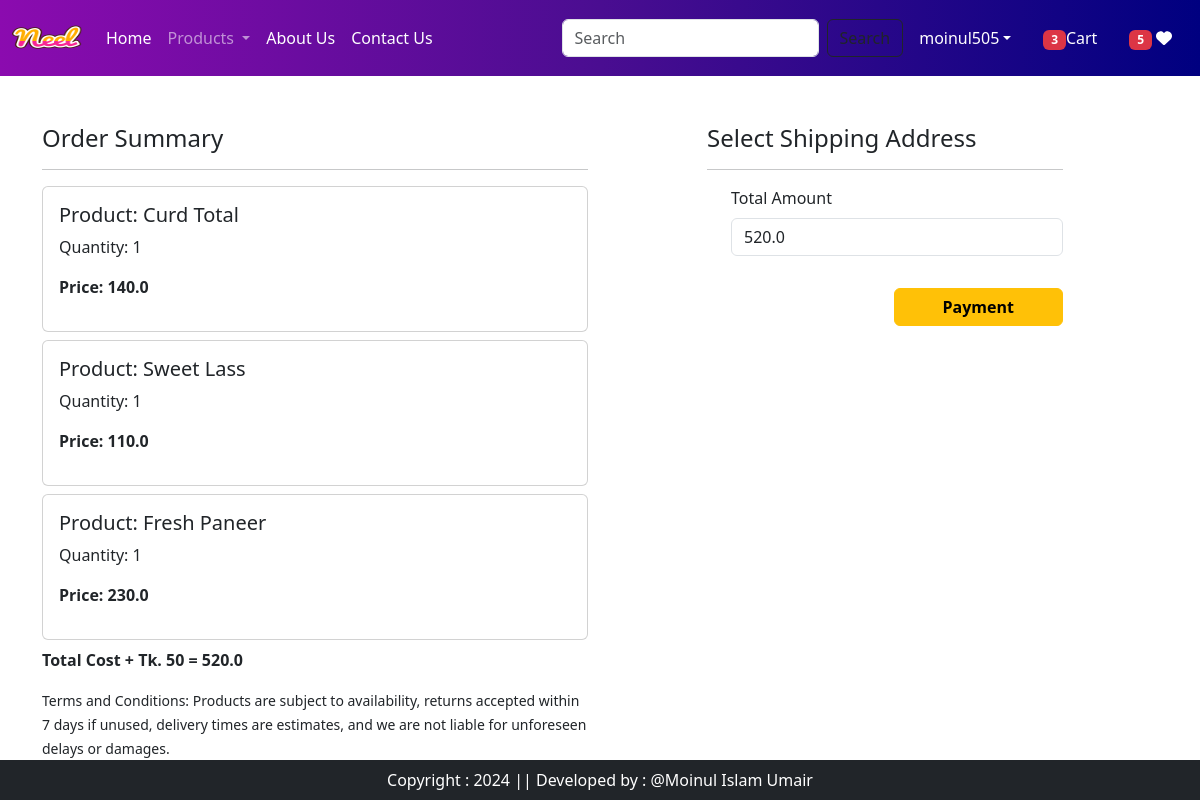
The page /checkout/ (signed in) on the database its author committed.
### app/models.py (models this page shows, shortened)
class Cart(models.Model):
    user = models.ForeignKey(User, on_delete=models.CASCADE)
    product = models.ForeignKey(Product, on_delete=models.CASCADE)
    quantity = models.PositiveIntegerField(default=1)

class Product(models.Model):
    title = models.CharField(max_length=100)
    selling_price = models.FloatField()
    discount_price = models.FloatField()
    description = models.TextField()
    composition = models.TextField(default='')
    prodapp = models.TextField(default='')
    category = models.CharField(choices=CATEGORY_CHOICES,max_length=2)
    product_image = models.ImageField(upload_to='product')

### app/views.py (the view)
# urls.py: path('checkout/',views.checkout.as_view(),name='checkout'),
class checkout(LoginRequiredMixin, View):
    def get(self, request):
        totalitem = 0
        wishitem = 0
        if request.user.is_authenticated:
            totalitem = len(Cart.objects.filter(user=request.user))
            wishitem = len(Wishlist.objects.filter(user=request.user))
        user = request.user
        add = Customer.objects.filter(user=user)
        cart_items = Cart.objects.filter(user=user)
        famount = 0
        for p in cart_items:
            value = p.quantity * p.product.discount_price
            famount += value
        totalamount = famount + 40
        return render(request, 'app/checkout.html',locals())

### app/templates/app/checkout.html (shortened to what this page needs)
{% extends 'app/base.html' %}
{% load static %}
{% block main-content %}
<div class="container">
  <div class="row mt-5">
    <div class="col-sm-6">
      <h4>Order Summary</h4>
      <hr>
      {% for item in cart_items %}
        <div class="card mb-2">
          <div class="card-body">
            <h5>Product: {{ item.product.title }}</h5>
            <p>Quantity: {{ item.quantity }}</p>
            <p class="fw-bold">Price: {{ item.product.discount_price }}</p>
          </div>
        </div>
      {% endfor %}
      <p class="fw-bold">Total Cost + Tk. 50 = {{ totalamount }}</p>
      <small>
          Terms and Conditions: Products are subject to availability, returns accepted within 7 days if unused, delivery times are estimates, and we are not liable for unforeseen delays or damages.
      </small>
    </div>
    <div class="col-sm-4 offset-sm-1">
      <h4>Select Shipping Address</h4>
      <hr>
      <form method="post" id="myform">
        <div class="form-check mb-3">
          <label for="totamount" class="form-label">Total Amount</label>
          <input type="number" class="form-control" name="totamount" value={{ totalamount }} readonly>
        </div>
        <div class="text-end">
          <button id="rzp-button1" type="submit" class="btn btn-warning mb-5 mt-3 px-5 fw-bold">Payment</button>
        </div>
      </form>
    </div>
  </div>
</div>
{% endblock main-content %}

### app/templates/app/base.html (shortened to what this page needs)
<!DOCTYPE html>
{% load static %}
<html lang="en">
<head>
    <link href="https://cdn.jsdelivr.net/npm/bootstrap@5.3.3/dist/css/bootstrap.min.css" rel="stylesheet">
    <link rel="stylesheet" href={% static "app/css/owl.carousel.min.css" %}>
    <link rel="stylesheet" href={% static "app/css/all.min.css" %}>
    <link rel="stylesheet" href={% static "app/css/style.css" %}>
</head>
<body>
  <nav class="navbar navbar-expand-lg navbar-dark navbar-custom">
        <div class="container-fluid">
          <a class="navbar-brand" href="#">
            <img src="{% static "app/images/Neel.png" %}" width="70" height="50" alt="">
          </a>
          <div class="collapse navbar-collapse" id="navbarSupportedContent">
            <ul class="navbar-nav me-auto mb-2 mb-lg-0">
              <li class="nav-item">
                <a class="nav-link active" aria-current="page" href="/">Home</a>
              </li>
              <li class="nav-item dropdown">
                <a class="nav-link dropdown-toggle" href="#" role="button" data-bs-toggle="dropdown" aria-expanded="false">
                  Products
                 </a>
              </li>
              <li class="nav-item">
                <a class="nav-link text-white" href="{% url "about" %}">About Us</a>
              </li>
              <li class="nav-item">
                <a class="nav-link text-white" href="{% url "contact" %}">Contact Us</a>
              </li>
              {% if request.user.is_authenticated %}
            </ul>
            <form class="d-flex" role="search" action='/search'>
              <input class="form-control me-2" type="search" placeholder="Search" name = "search" aria-label="Search">
              <button class="btn btn-outline-dark" type="submit">Search</button>
            </form>
          </div>
          <ul class="navbar-nav me-auto mb-2 mb-lg-0">
            <li class="nav-item dropdown mx-2">
              <a class="nav-link dropdown-toggle text-white" href="#" id="profileDropdown" role="button" data-bs-toggle="dropdown" aria-expanded="false">{{request.user}}</a>
            </li>
            <li class="nav-item mx-2">
                <a href="{% url "showcart" %}" class="nav-link text-white"><span class="badge bg-danger">{% if totalitem > 0 %}{{ totalitem }}{% endif %}</span>Cart</a>
            </li>
            <li class="nav-item mx-2"><a href="{% url "showwishlist" %}" class="nav-link text-white"><span class="badge bg-danger">{% if wishitem > 0 %} {{ wishitem }} {% endif %}</span>
                <i class="fa fa-heart"></i>
            </a>
            </li>
            {% endif %}
          </ul>
        </div>
      </nav>
    {% block main-content %} {% endblock main-content %}
    <footer class="container-fluid fixed-bottom bg-dark text-white text-center p-2 mt-5">
        Copyright : 2024 || Developed by : @Moinul Islam Umair
    </footer>
</body>
</html>

### app/templates/app/base.html (style rules this page uses)
.navbar-custom { background: linear-gradient(90deg, #8B0BAF, #4A0D91, #000080); }

### rows shown on the page
Cart: product "Curd Total", quantity "1", product.discount_price "140.0"
Cart: product "Sweet Lass", quantity "1", product.discount_price "110.0"
Cart: product "Fresh Paneer", quantity "1", product.discount_price "230.0"

### other values the page prints
{{ request.user }} "moinul505"
{{ totalitem }} "3"
{{ wishitem }} "5"
{{ totalamount }} "520.0"
